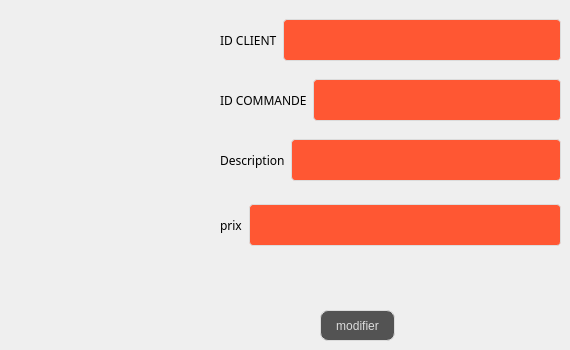
      <widget class="QWidget" name="tab_34">
       <attribute name="title">
        <string>Modifier Commande</string>
       </attribute>
       <widget class="QPushButton" name="modifmenub_5">
        <property name="geometry">
         <rect>
          <x>320</x>
          <y>310</y>
          <width>75</width>
          <height>31</height>
         </rect>
        </property>
        <property name="styleSheet">
         <string notr="true">QPushButton {
color: #dcdcdc;
background:#535353;
border: none;

border: 1px solid #DCDCDC;
border-radius: 8px;
}
QPushButton:hover {
color:#fff;
background:#FF5733;
border: none;
}</string>
        </property>
        <property name="text">
         <string>modifier</string>
        </property>
       </widget>
       <widget class="QWidget" name="layoutWidget_35">
        <property name="geometry">
         <rect>
          <x>220</x>
          <y>10</y>
          <width>341</width>
          <height>61</height>
         </rect>
        </property>
        <layout class="QHBoxLayout" name="horizontalLayout_54">
         <item>
          <widget class="QLabel" name="label_100">
           <property name="font">
            <font>
             <family>Segoe Print</family>
            </font>
           </property>
           <property name="text">
            <string>ID CLIENT</string>
           </property>
          </widget>
         </item>
         <item>
          <widget class="QLineEdit" name="lineEdit_6">
           <property name="styleSheet">
            <string notr="true">QLineEdit {
  width: 100%;
  padding: 12px 20px;
  margin: 8px 0;
  display: inline-block;
  border: 1px solid #dcdcdc;
  border-radius: 4px;
  box-sizing: border-box;
  background: #FF5733;
  color: #FFFFFF;
}</string>
           </property>
          </widget>
         </item>
        </layout>
       </widget>
       <widget class="QWidget" name="layoutWidget_36">
        <property name="geometry">
         <rect>
          <x>220</x>
          <y>70</y>
          <width>341</width>
          <height>61</height>
         </rect>
        </property>
        <layout class="QHBoxLayout" name="horizontalLayout_55">
         <item>
          <widget class="QLabel" name="label_101">
           <property name="font">
            <font>
             <family>Segoe Print</family>
            </font>
           </property>
           <property name="text">
            <string>ID COMMANDE</string>
           </property>
          </widget>
         </item>
         <item>
          <widget class="QLineEdit" name="lineEdit_4">
           <property name="styleSheet">
            <string notr="true">QLineEdit {
  width: 100%;
  padding: 12px 20px;
  margin: 8px 0;
  display: inline-block;
  border: 1px solid #dcdcdc;
  border-radius: 4px;
  box-sizing: border-box;
  background: #FF5733;
  color: #FFFFFF;
}</string>
           </property>
          </widget>
         </item>
        </layout>
       </widget>
       <widget class="QWidget" name="layoutWidget_40">
        <property name="geometry">
         <rect>
          <x>220</x>
          <y>130</y>
          <width>341</width>
          <height>61</height>
         </rect>
        </property>
        <layout class="QHBoxLayout" name="horizontalLayout_58">
         <item>
          <widget class="QLabel" name="label_102">
           <property name="font">
            <font>
             <family>Segoe Print</family>
            </font>
           </property>
           <property name="text">
            <string>Description</string>
           </property>
          </widget>
         </item>
         <item>
          <widget class="QLineEdit" name="lineEdit_5">
           <property name="styleSheet">
            <string notr="true">QLineEdit {
  width: 100%;
  padding: 12px 20px;
  margin: 8px 0;
  display: inline-block;
  border: 1px solid #dcdcdc;
  border-radius: 4px;
  box-sizing: border-box;
  background: #FF5733;
  color: #FFFFFF;
}</string>
           </property>
          </widget>
         </item>
        </layout>
       </widget>
       <widget class="QWidget" name="layoutWidget_3">
        <property name="geometry">
         <rect>
          <x>220</x>
          <y>190</y>
          <width>341</width>
          <height>71</height>
         </rect>
        </property>
        <layout class="QHBoxLayout" name="horizontalLayout_26">
         <item>
          <widget class="QLabel" name="label_111">
           <property name="font">
            <font>
             <family>Segoe Print</family>
            </font>
           </property>
           <property name="text">
            <string>prix</string>
           </property>
          </widget>
         </item>
         <item>
          <widget class="QLineEdit" name="lineEdit_7">
           <property name="styleSheet">
            <string notr="true">QLineEdit {
  width: 100%;
  padding: 12px 20px;
  margin: 8px 0;
  display: inline-block;
  border: 1px solid #dcdcdc;
  border-radius: 4px;
  box-sizing: border-box;
  background: #FF5733;
  color: #FFFFFF;
}</string>
           </property>
          </widget>
         </item>
        </layout>
       </widget>
      </widget>
